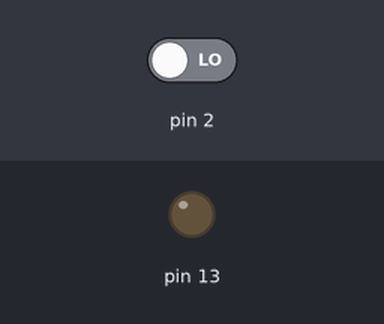
A sketch run on a simulated Arduino Uno, built with avr-gcc and run on an emulated ATmega328P. Shown: output pins drawn as LEDs (lit = HIGH). Dashed ring = blinking. The test bench sets the inputs (shaded band); at power-on: pin 2 LOW.

Above: at 1.2 s.
1.3 s: pin 2 driven HIGH
At 1.55 s:
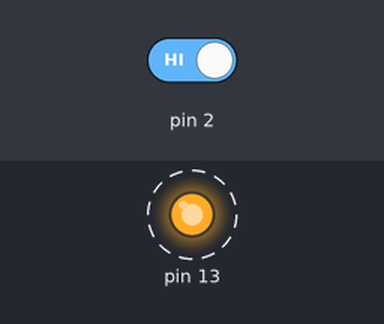
4.3 s: pin 2 driven LOW
At 4.3 s:
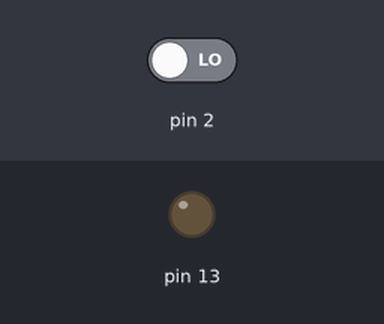
Timing chart, 0 to 7.3 s (numbered marks = the images above; inputs shaded):
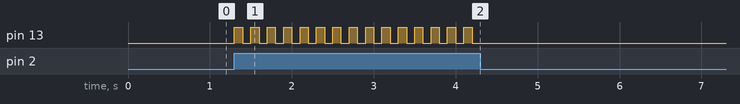

Measured:
- after the input at 1.3 s, pin 13: alternates HIGH for 0.10 s and LOW for 0.10 s, starting at once
- after the input at 4.3 s, pin 13: stops changing and stays LOW

The sketch:

task_2.1.ino
```cpp
void setup() {
  // put your setup code here, to run once:
  DDRB |= (1 << DDB5);
  DDRD &= ~(1 << DDD2);
}

void loop() {
  // put your main code here, to run repeatedly:
  if(PIND & B00000100){
    PORTB ^= (1 << PORTB5);
    delay(100);
  }
}
```
